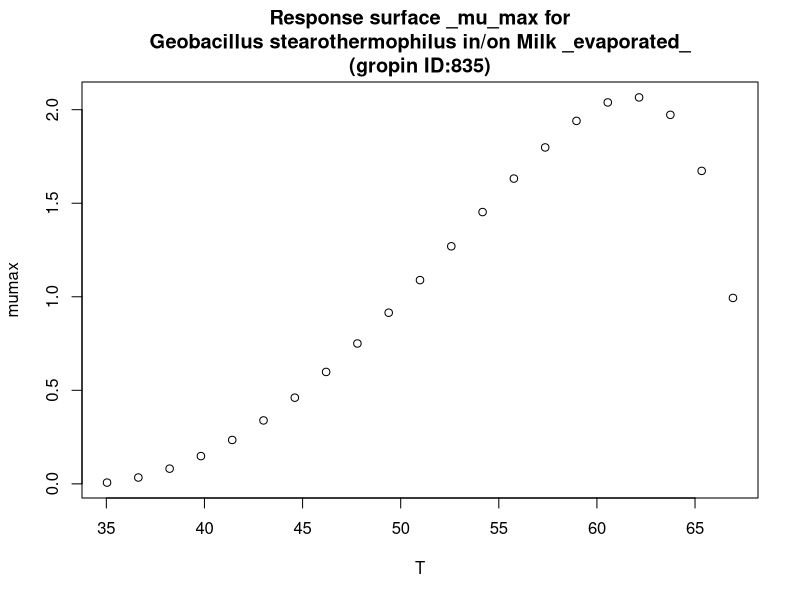

The R source for this figure:
#############################
# start of Parameter script
#############################
T <- seq(35.035,66.9330669330669,length.out=21)
#############################
# end of Parameter script
#############################
############################# 
# start of Model script Gropin ID 835 
#############################
 
# constant coefficients for this model
 
variables <- data.frame(T)
argumentsPar <- unique.data.frame(expand.grid(variables))
 
# heart of the model
response_surface <- function(T) {
   mumax <-2.068*(((T-68.14)*((T-33.76)^2))/((61.82-33.76)*((61.82-33.76)*(T-61.82)-(61.82-68.14)*(61.82+33.76-2*T))))

	return(mumax=mumax)
} 

# output parameters
responseSurface <- cbind(argumentsPar,response_surface(argumentsPar['T']))
colnames(responseSurface) <- c(colnames(argumentsPar),'mumax')
#############################
# End of Model script
#############################
############################# 
# start of Visualisation script Gropin ID 835 
#############################
titleText <-'Response surface _mu_max for
Geobacillus stearothermophilus in/on Milk _evaporated_
(gropin ID:835)'
plot(T,responseSurface$'mumax',xlab='T',
                          ylab='mumax',main=titleText)
#############################
# End of Visualisation script
#############################
